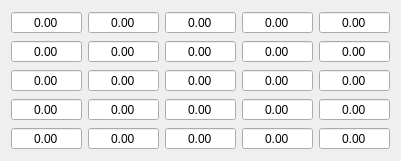
   <widget class="QWidget" name="gridLayoutWidget_4">
    <property name="geometry">
     <rect>
      <x>530</x>
      <y>460</y>
      <width>401</width>
      <height>161</height>
     </rect>
    </property>
    <layout class="QGridLayout" name="grid_1B">
     <property name="sizeConstraint">
      <enum>QLayout::SetMinimumSize</enum>
     </property>
     <item row="4" column="3">
      <widget class="QDoubleSpinBox" name="spin_54B">
       <property name="font">
        <font>
         <pointsize>9</pointsize>
        </font>
       </property>
       <property name="alignment">
        <set>Qt::AlignCenter</set>
       </property>
       <property name="buttonSymbols">
        <enum>QAbstractSpinBox::NoButtons</enum>
       </property>
       <property name="maximum">
        <double>99999.990000000005239</double>
       </property>
      </widget>
     </item>
     <item row="3" column="0">
      <widget class="QDoubleSpinBox" name="spin_41B">
       <property name="font">
        <font>
         <pointsize>9</pointsize>
        </font>
       </property>
       <property name="alignment">
        <set>Qt::AlignCenter</set>
       </property>
       <property name="buttonSymbols">
        <enum>QAbstractSpinBox::NoButtons</enum>
       </property>
       <property name="maximum">
        <double>99999.990000000005239</double>
       </property>
      </widget>
     </item>
     <item row="1" column="0">
      <widget class="QDoubleSpinBox" name="spin_21B">
       <property name="font">
        <font>
         <pointsize>9</pointsize>
        </font>
       </property>
       <property name="alignment">
        <set>Qt::AlignCenter</set>
       </property>
       <property name="buttonSymbols">
        <enum>QAbstractSpinBox::NoButtons</enum>
       </property>
       <property name="maximum">
        <double>99999.990000000005239</double>
       </property>
      </widget>
     </item>
     <item row="1" column="4">
      <widget class="QDoubleSpinBox" name="spin_25B">
       <property name="font">
        <font>
         <pointsize>9</pointsize>
        </font>
       </property>
       <property name="alignment">
        <set>Qt::AlignCenter</set>
       </property>
       <property name="buttonSymbols">
        <enum>QAbstractSpinBox::NoButtons</enum>
       </property>
       <property name="maximum">
        <double>99999.990000000005239</double>
       </property>
      </widget>
     </item>
     <item row="2" column="4">
      <widget class="QDoubleSpinBox" name="spin_35B">
       <property name="font">
        <font>
         <pointsize>9</pointsize>
        </font>
       </property>
       <property name="alignment">
        <set>Qt::AlignCenter</set>
       </property>
       <property name="buttonSymbols">
        <enum>QAbstractSpinBox::NoButtons</enum>
       </property>
       <property name="maximum">
        <double>99999.990000000005239</double>
       </property>
      </widget>
     </item>
     <item row="2" column="3">
      <widget class="QDoubleSpinBox" name="spin_34B">
       <property name="font">
        <font>
         <pointsize>9</pointsize>
        </font>
       </property>
       <property name="alignment">
        <set>Qt::AlignCenter</set>
       </property>
       <property name="buttonSymbols">
        <enum>QAbstractSpinBox::NoButtons</enum>
       </property>
       <property name="maximum">
        <double>99999.990000000005239</double>
       </property>
      </widget>
     </item>
     <item row="4" column="2">
      <widget class="QDoubleSpinBox" name="spin_53B">
       <property name="font">
        <font>
         <pointsize>9</pointsize>
        </font>
       </property>
       <property name="alignment">
        <set>Qt::AlignCenter</set>
       </property>
       <property name="buttonSymbols">
        <enum>QAbstractSpinBox::NoButtons</enum>
       </property>
       <property name="maximum">
        <double>99999.990000000005239</double>
       </property>
      </widget>
     </item>
     <item row="0" column="4">
      <widget class="QDoubleSpinBox" name="spin_15B">
       <property name="font">
        <font>
         <pointsize>9</pointsize>
        </font>
       </property>
       <property name="alignment">
        <set>Qt::AlignCenter</set>
       </property>
       <property name="buttonSymbols">
        <enum>QAbstractSpinBox::NoButtons</enum>
       </property>
       <property name="maximum">
        <double>99999.990000000005239</double>
       </property>
      </widget>
     </item>
     <item row="2" column="1">
      <widget class="QDoubleSpinBox" name="spin_32B">
       <property name="font">
        <font>
         <pointsize>9</pointsize>
        </font>
       </property>
       <property name="alignment">
        <set>Qt::AlignCenter</set>
       </property>
       <property name="buttonSymbols">
        <enum>QAbstractSpinBox::NoButtons</enum>
       </property>
       <property name="maximum">
        <double>99999.990000000005239</double>
       </property>
      </widget>
     </item>
     <item row="3" column="3">
      <widget class="QDoubleSpinBox" name="spin_44B">
       <property name="font">
        <font>
         <pointsize>9</pointsize>
        </font>
       </property>
       <property name="alignment">
        <set>Qt::AlignCenter</set>
       </property>
       <property name="buttonSymbols">
        <enum>QAbstractSpinBox::NoButtons</enum>
       </property>
       <property name="maximum">
        <double>99999.990000000005239</double>
       </property>
      </widget>
     </item>
     <item row="3" column="4">
      <widget class="QDoubleSpinBox" name="spin_45B">
       <property name="font">
        <font>
         <pointsize>9</pointsize>
        </font>
       </property>
       <property name="alignment">
        <set>Qt::AlignCenter</set>
       </property>
       <property name="buttonSymbols">
        <enum>QAbstractSpinBox::NoButtons</enum>
       </property>
       <property name="maximum">
        <double>99999.990000000005239</double>
       </property>
      </widget>
     </item>
     <item row="1" column="1">
      <widget class="QDoubleSpinBox" name="spin_22B">
       <property name="font">
        <font>
         <pointsize>9</pointsize>
        </font>
       </property>
       <property name="alignment">
        <set>Qt::AlignCenter</set>
       </property>
       <property name="buttonSymbols">
        <enum>QAbstractSpinBox::NoButtons</enum>
       </property>
       <property name="maximum">
        <double>99999.990000000005239</double>
       </property>
      </widget>
     </item>
     <item row="2" column="0">
      <widget class="QDoubleSpinBox" name="spin_31B">
       <property name="font">
        <font>
         <pointsize>9</pointsize>
        </font>
       </property>
       <property name="alignment">
        <set>Qt::AlignCenter</set>
       </property>
       <property name="buttonSymbols">
        <enum>QAbstractSpinBox::NoButtons</enum>
       </property>
       <property name="maximum">
        <double>99999.990000000005239</double>
       </property>
      </widget>
     </item>
     <item row="1" column="2">
      <widget class="QDoubleSpinBox" name="spin_23B">
       <property name="font">
        <font>
         <pointsize>9</pointsize>
        </font>
       </property>
       <property name="alignment">
        <set>Qt::AlignCenter</set>
       </property>
       <property name="buttonSymbols">
        <enum>QAbstractSpinBox::NoButtons</enum>
       </property>
       <property name="maximum">
        <double>99999.990000000005239</double>
       </property>
      </widget>
     </item>
     <item row="2" column="2">
      <widget class="QDoubleSpinBox" name="spin_33B">
       <property name="font">
        <font>
         <pointsize>9</pointsize>
        </font>
       </property>
       <property name="alignment">
        <set>Qt::AlignCenter</set>
       </property>
       <property name="buttonSymbols">
        <enum>QAbstractSpinBox::NoButtons</enum>
       </property>
       <property name="maximum">
        <double>99999.990000000005239</double>
       </property>
      </widget>
     </item>
     <item row="0" column="0">
      <widget class="QDoubleSpinBox" name="spin_11B">
       <property name="font">
        <font>
         <pointsize>9</pointsize>
        </font>
       </property>
       <property name="alignment">
        <set>Qt::AlignCenter</set>
       </property>
       <property name="buttonSymbols">
        <enum>QAbstractSpinBox::NoButtons</enum>
       </property>
       <property name="maximum">
        <double>99999.990000000005239</double>
       </property>
      </widget>
     </item>
     <item row="4" column="1">
      <widget class="QDoubleSpinBox" name="spin_52B">
       <property name="font">
        <font>
         <pointsize>9</pointsize>
        </font>
       </property>
       <property name="alignment">
        <set>Qt::AlignCenter</set>
       </property>
       <property name="buttonSymbols">
        <enum>QAbstractSpinBox::NoButtons</enum>
       </property>
       <property name="maximum">
        <double>99999.990000000005239</double>
       </property>
      </widget>
     </item>
     <item row="3" column="1">
      <widget class="QDoubleSpinBox" name="spin_42B">
       <property name="font">
        <font>
         <pointsize>9</pointsize>
        </font>
       </property>
       <property name="alignment">
        <set>Qt::AlignCenter</set>
       </property>
       <property name="buttonSymbols">
        <enum>QAbstractSpinBox::NoButtons</enum>
       </property>
       <property name="maximum">
        <double>99999.990000000005239</double>
       </property>
      </widget>
     </item>
     <item row="4" column="4">
      <widget class="QDoubleSpinBox" name="spin_55B">
       <property name="font">
        <font>
         <pointsize>9</pointsize>
        </font>
       </property>
       <property name="alignment">
        <set>Qt::AlignCenter</set>
       </property>
       <property name="buttonSymbols">
        <enum>QAbstractSpinBox::NoButtons</enum>
       </property>
       <property name="maximum">
        <double>99999.990000000005239</double>
       </property>
      </widget>
     </item>
     <item row="0" column="3">
      <widget class="QDoubleSpinBox" name="spin_14B">
       <property name="font">
        <font>
         <pointsize>9</pointsize>
        </font>
       </property>
       <property name="alignment">
        <set>Qt::AlignCenter</set>
       </property>
       <property name="buttonSymbols">
        <enum>QAbstractSpinBox::NoButtons</enum>
       </property>
       <property name="maximum">
        <double>99999.990000000005239</double>
       </property>
      </widget>
     </item>
     <item row="0" column="1">
      <widget class="QDoubleSpinBox" name="spin_12B">
       <property name="font">
        <font>
         <pointsize>9</pointsize>
        </font>
       </property>
       <property name="alignment">
        <set>Qt::AlignCenter</set>
       </property>
       <property name="buttonSymbols">
        <enum>QAbstractSpinBox::NoButtons</enum>
       </property>
       <property name="maximum">
        <double>99999.990000000005239</double>
       </property>
      </widget>
     </item>
     <item row="4" column="0">
      <widget class="QDoubleSpinBox" name="spin_51B">
       <property name="font">
        <font>
         <pointsize>9</pointsize>
        </font>
       </property>
       <property name="alignment">
        <set>Qt::AlignCenter</set>
       </property>
       <property name="buttonSymbols">
        <enum>QAbstractSpinBox::NoButtons</enum>
       </property>
       <property name="maximum">
        <double>99999.990000000005239</double>
       </property>
      </widget>
     </item>
     <item row="0" column="2">
      <widget class="QDoubleSpinBox" name="spin_13B">
       <property name="font">
        <font>
         <pointsize>9</pointsize>
        </font>
       </property>
       <property name="alignment">
        <set>Qt::AlignCenter</set>
       </property>
       <property name="buttonSymbols">
        <enum>QAbstractSpinBox::NoButtons</enum>
       </property>
       <property name="maximum">
        <double>99999.990000000005239</double>
       </property>
      </widget>
     </item>
     <item row="1" column="3">
      <widget class="QDoubleSpinBox" name="spin_24B">
       <property name="font">
        <font>
         <pointsize>9</pointsize>
        </font>
       </property>
       <property name="alignment">
        <set>Qt::AlignCenter</set>
       </property>
       <property name="buttonSymbols">
        <enum>QAbstractSpinBox::NoButtons</enum>
       </property>
       <property name="maximum">
        <double>99999.990000000005239</double>
       </property>
      </widget>
     </item>
     <item row="3" column="2">
      <widget class="QDoubleSpinBox" name="spin_43B">
       <property name="font">
        <font>
         <pointsize>9</pointsize>
        </font>
       </property>
       <property name="alignment">
        <set>Qt::AlignCenter</set>
       </property>
       <property name="buttonSymbols">
        <enum>QAbstractSpinBox::NoButtons</enum>
       </property>
       <property name="maximum">
        <double>99999.990000000005239</double>
       </property>
      </widget>
     </item>
    </layout>
   </widget>
